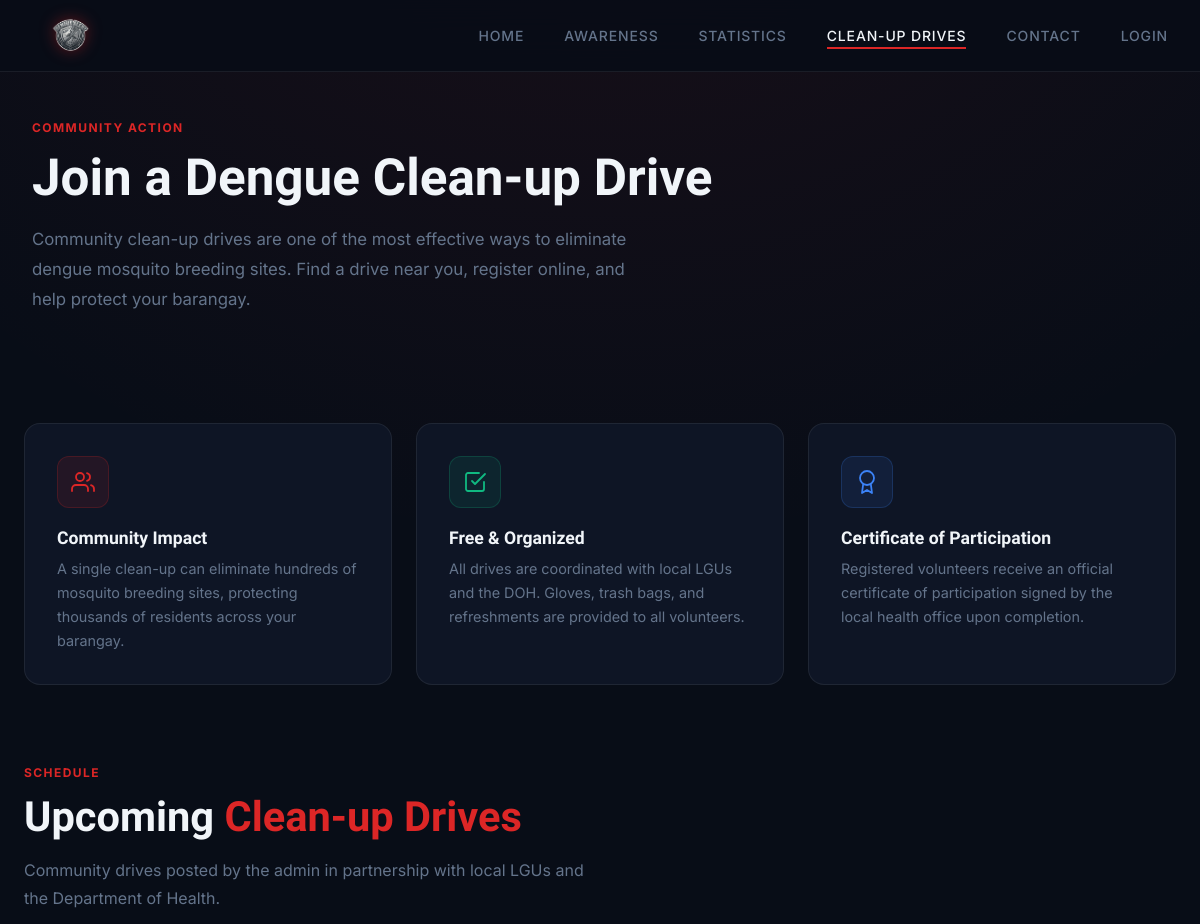
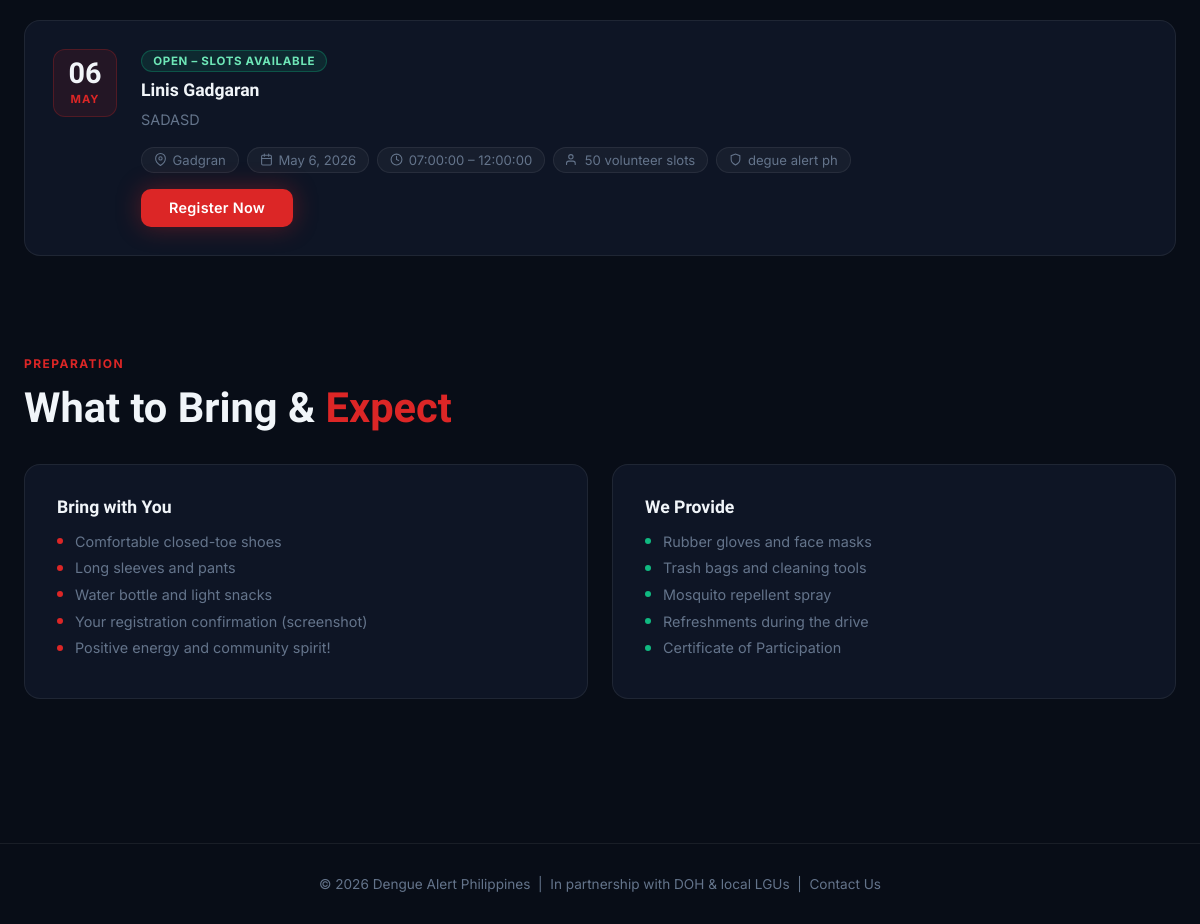
Screenshot of /cleanup.php with the database file from the repository (2 pictures, top to bottom).
### tables this page shows
CREATE TABLE `cleanup_drives` (
  `id` int(11) NOT NULL,
  `title` varchar(255) NOT NULL,
  `description` text DEFAULT NULL,
  `location` varchar(255) DEFAULT NULL,
  `drive_date` date DEFAULT NULL,
  `time_start` time DEFAULT NULL,
  `time_end` time DEFAULT NULL,
  `slots` int(11) DEFAULT 0,
  `status` enum('open','full','upcoming','cancelled') DEFAULT 'open',
  `organizer` varchar(255) DEFAULT NULL,
  `created_at` timestamp NOT NULL DEFAULT current_timestamp()
);

### cleanup.php (the view, shortened to what this page needs)
<!DOCTYPE html>
<html lang="en">
<head>
  <link rel="stylesheet" href="Auth/style.css">
</head>
<body>
<?php include "Auth/db.php"; ?>
<nav class="navbar">
  <div class="nav-div">
    <div class="logo">
      <a href="index.php"><img src="Auth/Dengue-Logo.png" alt="Dengue Alert Philippines"></a>
    </div>
    <ul class="nav-links" id="navLinks">
      <li><a href="index.php">Home</a></li>
      <li><a href="awareness.php">Awareness</a></li>
      <li><a href="stats.php">Statistics</a></li>
      <li><a href="cleanup.php" class="active">Clean-up Drives</a></li>
      <li><a href="contact.php">Contact</a></li>
      <li><a href="Auth/index.php">Login</a></li>
    </ul>
  </div>
</nav>
<div style="padding:120px 2rem 60px;max-width:1200px;margin:0 auto">
  <div class="section-label">Community Action</div>
  <h1 style="font-family:var(--h);font-size:clamp(2rem,5vw,3.2rem);font-weight:800;margin-bottom:1rem">
    Join a Dengue Clean-up Drive
  </h1>
  <p style="color:var(--muted);font-size:1.05rem;max-width:620px;line-height:1.8">
    Community clean-up drives are one of the most effective ways to eliminate dengue mosquito breeding sites. Find a drive near you, register online, and help protect your barangay.
  </p>
</div>
<section class="section" style="padding-top:0">
  <div class="grid-3">
    <div class="card">
      <div class="card-icon">
        <svg viewBox="0 0 24 24" fill="none" stroke="var(--red)" stroke-width="1.8" stroke-linecap="round" stroke-linejoin="round">
          <path d="M17 21v-2a4 4 0 00-4-4H5a4 4 0 00-4 4v2"/><circle cx="9" cy="7" r="4"/>
          <path d="M23 21v-2a4 4 0 00-3-3.87"/><path d="M16 3.13a4 4 0 010 7.75"/>
        </svg>
      </div>
      <h3>Community Impact</h3>
      <p>A single clean-up can eliminate hundreds of mosquito breeding sites, protecting thousands of residents across your barangay.</p>
    </div>
    <div class="card">
      <div class="card-icon green">
        <svg viewBox="0 0 24 24" fill="none" stroke="#10B981" stroke-width="1.8" stroke-linecap="round" stroke-linejoin="round">
          <polyline points="9 11 12 14 22 4"/><path d="M21 12v7a2 2 0 01-2 2H5a2 2 0 01-2-2V5a2 2 0 012-2h11"/>
        </svg>
      </div>
      <h3>Free &amp; Organized</h3>
      <p>All drives are coordinated with local LGUs and the DOH. Gloves, trash bags, and refreshments are provided to all volunteers.</p>
    </div>
    <div class="card">
      <div class="card-icon blue">
        <svg viewBox="0 0 24 24" fill="none" stroke="#3B82F6" stroke-width="1.8" stroke-linecap="round" stroke-linejoin="round">
          <circle cx="12" cy="8" r="7"/><polyline points="8.21 13.89 7 23 12 20 17 23 15.79 13.88"/>
        </svg>
      </div>
      <h3>Certificate of Participation</h3>
      <p>Registered volunteers receive an official certificate of participation signed by the local health office upon completion.</p>
    </div>
  </div>
</section>
<section class="section" style="padding-top:0">
  <div class="section-label">Schedule</div>
  <h2 class="section-title">Upcoming <span>Clean-up Drives</span></h2>
  <p class="section-sub">Community drives posted by the admin in partnership with local LGUs and the Department of Health.</p>
  <?php
  $drives = [];
  $res = mysqli_query($conn, "SELECT * FROM cleanup_drives WHERE status != 'cancelled' ORDER BY drive_date ASC");
  if ($res) {
    while ($d = mysqli_fetch_assoc($res)) $drives[] = $d;
  }
  ?>
  <div style="margin-top:2rem">
    <?php if (empty($drives)): ?>
    <div style="background:var(--card);border:1px solid var(--border);border-radius:16px;padding:3rem;text-align:center">
      <div style="font-size:2.5rem;margin-bottom:1rem;opacity:.3">
        <svg xmlns="http://www.w3.org/2000/svg" width="48" height="48" viewBox="0 0 24 24" fill="none" stroke="currentColor" stroke-width="1.5" stroke-linecap="round" stroke-linejoin="round"><rect x="3" y="4" width="18" height="18" rx="2"/><line x1="16" y1="2" x2="16" y2="6"/><line x1="8" y1="2" x2="8" y2="6"/><line x1="3" y1="10" x2="21" y2="10"/></svg>
      </div>
      <p style="color:var(--muted);font-size:1rem">No upcoming clean-up drives have been posted yet.</p>
      <p style="color:var(--muted);font-size:.875rem;margin-top:.5rem">Check back soon or <a href="contact.php" style="color:var(--red);text-decoration:none">contact us</a> to organize one in your area.</p>
    </div>
    <?php else: ?>
      <?php foreach ($drives as $d):
        $badge_class = match($d['status']) {
          'full'     => 'badge-full',
          'upcoming' => 'badge-upcoming',
          default    => 'badge-open'
        };
        $badge_label = match($d['status']) {
          'full'     => 'Full – Waitlist Open',
          'upcoming' => 'Upcoming – Registration Not Yet Open',
          default    => 'Open – Slots Available'
        };
        $can_register = $d['status'] === 'open' || $d['status'] === 'full';
        $btn_label    = $d['status'] === 'full' ? 'Join Waitlist' : 'Register Now';
        $btn_style    = $d['status'] === 'full' ? 'background:rgba(245,158,11,.8)' : '';
        $drive_day    = date('d', strtotime($d['drive_date']));
        $drive_month  = date('M', strtotime($d['drive_date']));
        $drive_full   = date('F j, Y', strtotime($d['drive_date']));
      ?>
      <div class="drive-card" id="drive-<?= $d['id'] ?>">
        <div class="drive-date-block">
          <div class="day"><?= $drive_day ?></div>
          <div class="month"><?= $drive_month ?></div>
        </div>
        <div style="flex:1">
          <span class="drive-badge <?= $badge_class ?>"><?= $badge_label ?></span>
          <h3 style="font-family:var(--h);font-size:1.1rem;font-weight:700;margin-bottom:.5rem"><?= htmlspecialchars($d['title']) ?></h3>
          <p style="color:var(--muted);font-size:.9rem;line-height:1.6;margin-bottom:1rem"><?= nl2br(htmlspecialchars($d['description'])) ?></p>
          <div style="display:flex;flex-wrap:wrap;gap:.5rem;margin-bottom:1rem">
            <span class="meta-pill">
              <svg width="13" height="13" viewBox="0 0 24 24" fill="none" stroke="currentColor" stroke-width="2" stroke-linecap="round"><path d="M21 10c0 7-9 13-9 13s-9-6-9-13a9 9 0 0118 0z"/><circle cx="12" cy="10" r="3"/></svg>
              <?= htmlspecialchars($d['location']) ?>
            </span>
            <span class="meta-pill">
              <svg width="13" height="13" viewBox="0 0 24 24" fill="none" stroke="currentColor" stroke-width="2" stroke-linecap="round"><rect x="3" y="4" width="18" height="18" rx="2"/><line x1="16" y1="2" x2="16" y2="6"/><line x1="8" y1="2" x2="8" y2="6"/><line x1="3" y1="10" x2="21" y2="10"/></svg>
              <?= $drive_full ?>
            </span>
            <span class="meta-pill">
              <svg width="13" height="13" viewBox="0 0 24 24" fill="none" stroke="currentColor" stroke-width="2" stroke-linecap="round"><circle cx="12" cy="12" r="10"/><polyline points="12 6 12 12 16 14"/></svg>
              <?= htmlspecialchars($d['time_start']) ?> – <?= htmlspecialchars($d['time_end']) ?>
            </span>
            <span class="meta-pill">
              <svg width="13" height="13" viewBox="0 0 24 24" fill="none" stroke="currentColor" stroke-width="2" stroke-linecap="round"><path d="M17 21v-2a4 4 0 00-4-4H5a4 4 0 00-4 4v2"/><circle cx="9" cy="7" r="4"/></svg>
              <?= $d['slots'] ?> volunteer slots
            </span>
            <?php if ($d['organizer']): ?>
            <span class="meta-pill">
              <svg width="13" height="13" viewBox="0 0 24 24" fill="none" stroke="currentColor" stroke-width="2" stroke-linecap="round"><path d="M12 22s8-4 8-10V5l-8-3-8 3v7c0 6 8 10 8 10z"/></svg>
              <?= htmlspecialchars($d['organizer']) ?>
            </span>
            <?php endif; ?>
          </div>
          <?php if ($can_register): ?>
          <button onclick="openForm(<?= $d['id'] ?>, '<?= addslashes($d['title']) ?>', '<?= addslashes($d['location']) ?>', '<?= $drive_full ?>')"
                  class="btn-primary" style="width:auto;padding:.65rem 1.75rem;font-size:.9rem;display:inline-block;<?= $btn_style ?>">
            <?= $btn_label ?>
          </button>
          <?php else: ?>
          <button disabled style="padding:.65rem 1.75rem;background:rgba(255,255,255,.05);color:var(--muted);border:1px solid var(--border);border-radius:10px;cursor:not-allowed;font-size:.9rem">
            Registration Not Yet Open
          </button>
          <?php endif; ?>
        </div>
      </div>
      <?php endforeach; ?>
    <?php endif; ?>
  </div>
</section>
<section class="section" style="padding-top:0">
  <div class="section-label">Preparation</div>
  <h2 class="section-title">What to Bring &amp; <span>Expect</span></h2>
  <div class="grid-2" style="margin-top:2rem">
    <div class="card">
      <h3 style="margin-bottom:1rem">Bring with You</h3>
      <?php foreach(['Comfortable closed-toe shoes','Long sleeves and pants','Water bottle and light snacks','Your registration confirmation (screenshot)','Positive energy and community spirit!'] as $item): ?>
      <div style="display:flex;gap:.75rem;align-items:center;margin-bottom:.6rem">
        <span style="width:6px;height:6px;border-radius:50%;background:var(--red);flex-shrink:0"></span>
        <span style="color:var(--muted);font-size:.9rem"><?= $item ?></span>
      </div>
      <?php endforeach; ?>
    </div>
    <div class="card">
      <h3 style="margin-bottom:1rem">We Provide</h3>
      <?php foreach(['Rubber gloves and face masks','Trash bags and cleaning tools','Mosquito repellent spray','Refreshments during the drive','Certificate of Participation'] as $item): ?>
      <div style="display:flex;gap:.75rem;align-items:center;margin-bottom:.6rem">
        <span style="width:6px;height:6px;border-radius:50%;background:#10B981;flex-shrink:0"></span>
        <span style="color:var(--muted);font-size:.9rem"><?= $item ?></span>
      </div>
      <?php endforeach; ?>
    </div>
  </div>
</section>
<footer class="site-footer">
  <p>&copy; <?php echo date('Y'); ?> Dengue Alert Philippines &nbsp;|&nbsp; In partnership with DOH &amp; local LGUs &nbsp;|&nbsp; <a href="contact.php">Contact Us</a></p>
</footer>
</body>
</html>

### Auth/style.css (style rules this page uses)
:root { --red: #DC2626; --red-soft: #EF4444; --dark: #080D17; --card: #0E1525; --border: rgba(255,255,255,0.07); --muted: #64748B; --text: #F1F5F9; --h: 'Sora', sans-serif; --b: 'Inter', sans-serif; }
*, *::before, *::after { margin:0; padding:0; box-sizing:border-box; }
html { scroll-behavior:smooth; }
body { font-family: var(--b); background: var(--dark); color: var(--text); min-height: 100vh; overflow-x: hidden; background-image: radial-gradient(ellipse 80% 50% at 50% -20%, rgba(220,38,38,.1), transparent); }
.navbar { position: fixed; top:0; left:0; width:100%; z-index:999; background: rgba(8,13,23,.9); backdrop-filter: blur(18px); -webkit-backdrop-filter: blur(18px); border-bottom: 1px solid var(--border); }
.nav-div { max-width:1200px; margin:0 auto; display:flex; align-items:center; justify-content:space-between; padding:.9rem 2rem; }
.logo a { display:flex; align-items:center; text-decoration:none; }
.logo img { height:42px; filter:drop-shadow(0 0 8px rgba(220,38,38,.4)); }
.nav-links { display:flex; list-style:none; gap:2.5rem; align-items:center; }
.nav-links a { font-size:.875rem; font-weight:500; letter-spacing:.06em; text-transform:uppercase; color:var(--muted); text-decoration:none; padding-bottom:3px; border-bottom:2px solid transparent; transition:.25s; }
.nav-links a:hover, .nav-links a.active { color:var(--text); border-color:var(--red); }
.btn-primary { background:var(--red); color:#fff; font-family:var(--b); font-weight:600; padding:.875rem 2.25rem; border-radius:10px; border:none; cursor:pointer; text-decoration:none; font-size:.95rem; letter-spacing:.02em; box-shadow:0 0 24px rgba(220,38,38,.35); transition:.25s; display:inline-block; }
.section { padding:80px 1.5rem; max-width:1200px; margin:0 auto; }
.section-label { font-size:.75rem; font-weight:700; text-transform:uppercase; letter-spacing:.12em; color:var(--red); margin-bottom:.75rem; }
.section-title { font-family:var(--h); font-size:clamp(1.8rem,4vw,2.6rem); font-weight:700; margin-bottom:1rem; }
.section-title span { color:var(--red); }
.section-sub { color:var(--muted); font-size:1rem; line-height:1.7; max-width:560px; }
.grid-3 { display:grid; grid-template-columns:repeat(3,1fr); gap:1.5rem; margin-top:3rem; }
.grid-2 { display:grid; grid-template-columns:repeat(2,1fr); gap:1.5rem; margin-top:3rem; }
.card { background:var(--card); border:1px solid var(--border); border-radius:16px; padding:2rem; transition:.3s; position:relative; overflow:hidden; }
.card::before { content:''; position:absolute; top:0; left:0; right:0; height:3px; background:linear-gradient(90deg,var(--red),transparent); opacity:0; transition:.3s; }
.card h3 { font-family:var(--h); font-size:1.1rem; font-weight:700; margin-bottom:.6rem; color:var(--text); }
.card p { color:var(--muted); font-size:.9rem; line-height:1.65; }
.card-icon { width:52px; height:52px; border-radius:12px; background:rgba(220,38,38,.1); border:1px solid rgba(220,38,38,.2); display:flex; align-items:center; justify-content:center; margin-bottom:1.25rem; flex-shrink:0; }
.card-icon svg { width:24px; height:24px; fill:none; stroke:var(--red); stroke-width:1.8; stroke-linecap:round; stroke-linejoin:round; }
.card-icon.green { background:rgba(16,185,129,.1); border-color:rgba(16,185,129,.2); }
.card-icon.green svg { stroke:#10B981; }
.card-icon.blue { background:rgba(59,130,246,.1); border-color:rgba(59,130,246,.2); }
.card-icon.blue svg { stroke:#3B82F6; }
.site-footer { border-top:1px solid var(--border); padding:2rem 1.5rem; text-align:center; color:var(--muted); font-size:.85rem; margin-top:4rem; }
.site-footer a { color:var(--muted); text-decoration:none; transition:.2s; }

### rows the page displays
cleanup_drives: drive_date "06", drive_date "MAY", status "OPEN – SLOTS AVAILABLE", title "Linis Gadgaran", description "SADASD", location "Gadgran", drive_date "May 6, 2026", time_start "07:00:00", time_end "12:00:00", slots "50", organizer "degue alert ph", status "Register Now"

### other values shown
$item "Comfortable closed-toe shoes"
$item "Long sleeves and pants"
$item "Water bottle and light snacks"
$item "Your registration confirmation (screenshot)"
$item "Positive energy and community spirit!"
$item "Rubber gloves and face masks"
$item "Trash bags and cleaning tools"
$item "Mosquito repellent spray"
$item "Refreshments during the drive"
$item "Certificate of Participation"
